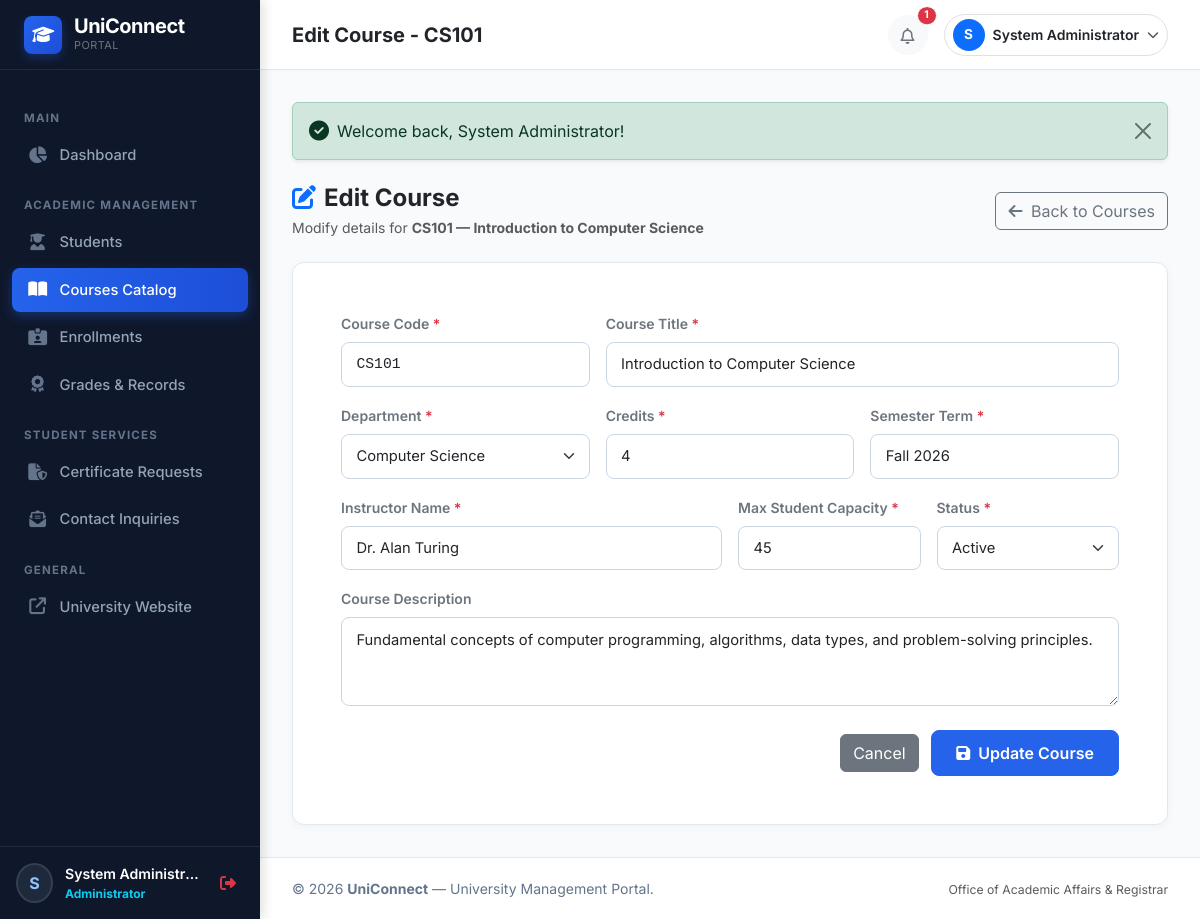
/admin/course-edit.php?id=1 (signed in), run on the app's committed database.
### tables this page shows
CREATE TABLE `courses` (
  `id` INT AUTO_INCREMENT PRIMARY KEY,
  `course_code` VARCHAR(30) NOT NULL UNIQUE,
  `course_name` VARCHAR(150) NOT NULL,
  `department` VARCHAR(100) NOT NULL,
  `credits` INT NOT NULL DEFAULT 3,
  `semester` VARCHAR(50) NOT NULL DEFAULT 'Fall 2026',
  `instructor_name` VARCHAR(100) NOT NULL,
  `description` TEXT DEFAULT NULL,
  `max_capacity` INT NOT NULL DEFAULT 40,
  `status` ENUM('active', 'inactive') NOT NULL DEFAULT 'active',
  `created_at` TIMESTAMP DEFAULT CURRENT_TIMESTAMP
);

### includes/functions.php (called while the page is built, shortened)
<?php
function e($string) {
    return htmlspecialchars((string)$string, ENT_QUOTES, 'UTF-8');
}
function get_unread_notifications_count($pdo, $user_id) {
    try {
        $stmt = $pdo->prepare("SELECT COUNT(*) FROM notifications WHERE user_id = ? AND is_read = 0");
        $stmt->execute([$user_id]);
        return (int)$stmt->fetchColumn();
    } catch (Exception $e) {
        return 0;
    }
}

### includes/auth.php (called while the page is built, shortened)
<?php
function is_logged_in() {
    return isset($_SESSION['user_id']) && !empty($_SESSION['user_id']);
}
function current_user() {
    return [
        'id'          => $_SESSION['user_id'],
        'name'        => $_SESSION['user_name'] ?? 'User',
        'email'       => $_SESSION['user_email'] ?? '',
        'role'        => $_SESSION['user_role'] ?? 'guest',
        'student_id'  => $_SESSION['student_code'] ?? null,
        'student_pk'  => $_SESSION['student_pk'] ?? null,
        'department'  => $_SESSION['student_dept'] ?? null,
    ];
}

### admin/course-edit.php (the view, shortened to what this page needs)
<?php
$id = (int)($_GET['id'] ?? 0);
$pdo = get_db_connection();
$stmtCourse = $pdo->prepare("SELECT * FROM courses WHERE id = ? LIMIT 1");
$stmtCourse->execute([$id]);
$course = $stmtCourse->fetch();
$pageTitle = 'Edit Course - ' . $course['course_code'];
require_once __DIR__ . '/../includes/header.php';
?>
<div class="d-flex justify-content-between align-items-center mb-4">
    <div>
        <h4 class="fw-bold mb-1 text-dark"><i class="fa-solid fa-pen-to-square text-primary me-2"></i>Edit Course</h4>
        <p class="text-muted small mb-0">Modify details for <strong><?= e($course['course_code']) ?> &mdash; <?= e($course['course_name']) ?></strong></p>
    </div>
    <a href="<?= BASE_URL ?>admin/courses.php" class="btn btn-outline-secondary">
        <i class="fa-solid fa-arrow-left me-1"></i> Back to Courses
    </a>
</div>
<div class="card-academic">
    <div class="card-body p-4 p-md-5">
        <form method="POST" action="">
            <div class="row g-3">
                <div class="col-md-4">
                    <label for="course_code" class="form-label small fw-semibold text-secondary">Course Code <span class="text-danger">*</span></label>
                    <input type="text" class="form-control font-monospace text-uppercase" id="course_code" name="course_code" value="<?= e($course['course_code']) ?>" required>
                </div>
                <div class="col-md-8">
                    <label for="course_name" class="form-label small fw-semibold text-secondary">Course Title <span class="text-danger">*</span></label>
                    <input type="text" class="form-control" id="course_name" name="course_name" value="<?= e($course['course_name']) ?>" required>
                </div>
                <div class="col-md-4">
                    <label for="department" class="form-label small fw-semibold text-secondary">Department <span class="text-danger">*</span></label>
                    <select class="form-select" id="department" name="department" required>
                        <option value="Computer Science" <?= $course['department'] === 'Computer Science' ? 'selected' : '' ?>>Computer Science</option>
                    </select>
                </div>
                <div class="col-md-4">
                    <label for="credits" class="form-label small fw-semibold text-secondary">Credits <span class="text-danger">*</span></label>
                    <input type="number" class="form-control" id="credits" name="credits" min="1" max="6" value="<?= (int)$course['credits'] ?>" required>
                </div>
                <div class="col-md-4">
                    <label for="semester" class="form-label small fw-semibold text-secondary">Semester Term <span class="text-danger">*</span></label>
                    <input type="text" class="form-control" id="semester" name="semester" value="<?= e($course['semester']) ?>" required>
                </div>
                <div class="col-md-6">
                    <label for="instructor_name" class="form-label small fw-semibold text-secondary">Instructor Name <span class="text-danger">*</span></label>
                    <input type="text" class="form-control" id="instructor_name" name="instructor_name" value="<?= e($course['instructor_name']) ?>" required>
                </div>
                <div class="col-md-3">
                    <label for="max_capacity" class="form-label small fw-semibold text-secondary">Max Student Capacity <span class="text-danger">*</span></label>
                    <input type="number" class="form-control" id="max_capacity" name="max_capacity" min="1" max="200" value="<?= (int)$course['max_capacity'] ?>" required>
                </div>
                <div class="col-md-3">
                    <label for="status" class="form-label small fw-semibold text-secondary">Status <span class="text-danger">*</span></label>
                    <select class="form-select" id="status" name="status">
                        <option value="active" <?= $course['status'] === 'active' ? 'selected' : '' ?>>Active</option>
                    </select>
                </div>
                <div class="col-12">
                    <label for="description" class="form-label small fw-semibold text-secondary">Course Description</label>
                    <textarea class="form-control" id="description" name="description" rows="3"><?= e($course['description']) ?></textarea>
                </div>
            </div>
            <div class="mt-4 text-end">
                <a href="<?= BASE_URL ?>admin/courses.php" class="btn btn-secondary me-2">Cancel</a>
                <button type="submit" class="btn btn-primary px-4 fw-semibold">
                    <i class="fa-solid fa-floppy-disk me-1"></i> Update Course
                </button>
            </div>
        </form>
    </div>
</div>
<?php require_once __DIR__ . '/../includes/footer.php'; ?>

### includes/header.php (shortened to what this page needs)
<?php
$user = current_user();
$pdo = get_db_connection();
$unreadCount = get_unread_notifications_count($pdo, $user['id']);
?>
<!DOCTYPE html>
<html lang="en">
<head>
    <link href="https://cdn.jsdelivr.net/npm/bootstrap@5.3.3/dist/css/bootstrap.min.css" rel="stylesheet">
    <link rel="stylesheet" href="https://cdnjs.cloudflare.com/ajax/libs/font-awesome/6.5.1/css/all.min.css">
    <link rel="stylesheet" href="<?= BASE_URL ?>assets/css/style.css">
</head>
<body>
<div class="portal-wrapper">
    <?php require_once __DIR__ . '/sidebar.php'; ?>
    <div class="portal-main">
        <header class="portal-topbar">
            <div class="topbar-left">
                <div class="d-none d-md-block">
                    <h5 class="mb-0 fw-bold text-dark"><?= isset($pageTitle) ? e($pageTitle) : 'Portal' ?></h5>
                </div>
            </div>
            <div class="d-flex align-items-center gap-3">
                <div class="dropdown">
                    <button class="btn btn-light rounded-circle position-relative p-2" type="button" id="notifDropdown" data-bs-toggle="dropdown" aria-expanded="false" style="width: 40px; height: 40px;">
                        <i class="fa-regular fa-bell text-secondary"></i>
                        <?php if ($unreadCount > 0): ?>
                            <span class="position-absolute top-0 start-100 translate-middle badge rounded-pill bg-danger border border-light" style="font-size: 0.65rem;">
                                <?= $unreadCount ?>
                            </span>
                        <?php endif; ?>
                    </button>
                </div>
                <div class="dropdown">
                    <button class="btn btn-outline-light border text-dark d-flex align-items-center gap-2 py-1 px-2 rounded-pill" type="button" id="userMenuDropdown" data-bs-toggle="dropdown" aria-expanded="false">
                        <div class="rounded-circle bg-primary text-white d-flex align-items-center justify-content-center fw-bold" style="width: 32px; height: 32px; font-size: 0.85rem;">
                            <?= strtoupper(substr($user['name'], 0, 1)) ?>
                        </div>
                        <span class="d-none d-sm-inline fw-semibold small"><?= e($user['name']) ?></span>
                        <i class="fa-solid fa-chevron-down text-muted" style="font-size: 0.75rem;"></i>
                    </button>
                </div>
            </div>
        </header>
        <main class="portal-content">
            <?php require_once __DIR__ . '/alerts.php'; ?>

### assets/css/style.css (style rules this page uses)
:root { --primary-color: #0f4c81; --primary-hover: #0c3d67; --primary-dark: #0a2540; --accent-color: #2563eb; --accent-light: #eff6ff; --secondary-color: #475569; --success-color: #10b981; --warning-color: #f59e0b; --danger-color: #ef4444; --bg-light: #f8fafc; --card-border: #e2e8f0; --text-dark: #1e293b; --text-muted: #64748b; --sidebar-width: 260px; --sidebar-bg: #0f172a; --sidebar-hover: #1e293b; --sidebar-active: #2563eb; }
body { font-family: 'Inter', -apple-system, BlinkMacSystemFont, "Segoe UI", Roboto, "Helvetica Neue", Arial, sans-serif; background-color: var(--bg-light); color: var(--text-dark); min-height: 100vh; }
.portal-wrapper { display: flex; min-height: 100vh; width: 100%; }
.portal-main { flex-grow: 1; margin-left: var(--sidebar-width); display: flex; flex-direction: column; min-height: 100vh; transition: all 0.3s ease-in-out; }
.portal-topbar { height: 70px; background-color: #ffffff; border-bottom: 1px solid var(--card-border); padding: 0 2rem; display: flex; align-items: center; justify-content: space-between; position: sticky; top: 0; z-index: 1020; box-shadow: 0 1px 3px rgba(0, 0, 0, 0.02); }
.topbar-left { display: flex; align-items: center; gap: 15px; }
.portal-content { flex-grow: 1; padding: 2rem; }
.card-academic { background: #ffffff; border: 1px solid var(--card-border); border-radius: 12px; box-shadow: 0 2px 8px rgba(0, 0, 0, 0.04); transition: transform 0.2s ease, box-shadow 0.2s ease; overflow: hidden; }
.form-control, .form-select { border-radius: 8px; border-color: #cbd5e1; padding: 0.65rem 0.9rem; font-size: 0.92rem; }
.btn-primary { background-color: var(--accent-color); border-color: var(--accent-color); border-radius: 8px; padding: 0.6rem 1.25rem; font-weight: 500; }

### data on the page
courses: course_code "Edit Course - CS101", course_code "CS101", course_name "Introduction to Computer Science", department "Computer Science", credits "4", semester "Fall 2026", instructor_name "Dr. Alan Turing", max_capacity "45", status "Active", description "Fundamental concepts of computer programming, algorithms, data types, and problem-solving principles."

### other printed values
substr($currentUser['name'] ?? 'U', 0, 1) "S"
$currentUser['name'] "System Administr…"
$unreadCount "1"
substr($user['name'], 0, 1) "S"
$user['name'] "System Administrator"
$flash['message'] "Welcome back, System Administrator!"
APP_NAME "UniConnect"
